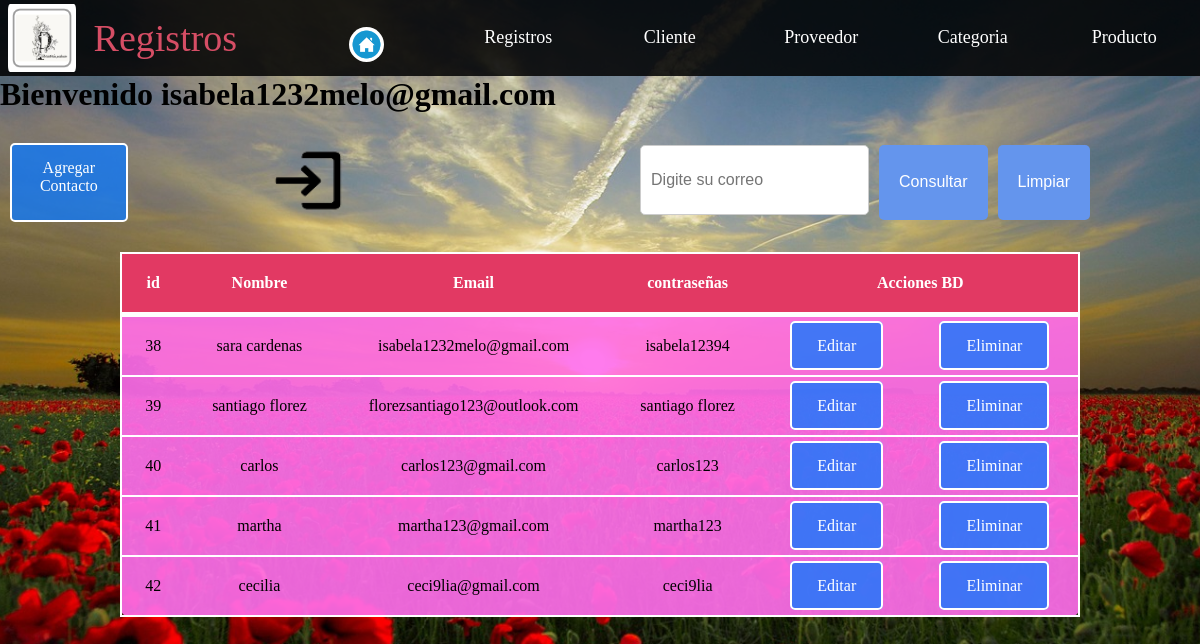
The app's page /iniciocrud.php (signed in) with its own data.
### tables this page shows
CREATE TABLE `registro` (
  `id_usuario` int(100) NOT NULL,
  `name_usuario` varchar(20) NOT NULL,
  `email_usuario` varchar(50) NOT NULL,
  `password_usuario` varchar(50) NOT NULL
);

### iniciocrud.php (the view, shortened to what this page needs)
<!DOCTYPE html>
<html lang="es">
<head>
    <link rel="stylesheet" href="./css/estilyooo.css">
    <link rel="stylesheet" href="./css/estilocrud2.css">
</head>
<body id="background-inicio">
<header>
        <nav class="menuprincipal">
            <ul class="menu">
                <div id="position-logo"> <img src="imagenes/logo.jpeg" alt=""><h2> Registros</div>
                <li><a href="view/inicio.php"><img src="imagenes/house.png" alt=""></a></li>
                <li><a href="iniciocrud.php">Registros</a></li>
                <li><a href="usuariocrud.php">Cliente</a></li>
                <li><a href="proveedor.php">Proveedor</a></li>
                <li><a href="categoria.php">Categoria</a></li>
                <li><a href="producto.php">Producto</a></li>
            </ul>
        </nav>
    </header>
    <?php
         echo "<h1>Bienvenido ".$_SESSION["email_usuario"]."</h1>";
        ?>
         <div id="buscardor">
               <a href="view/register.php" class="dir-a">Agregar Contacto</a>
               <div class="salida">
     <a href="./cerrarsesion.php"><img src="./imagenes/salida.png" alt="" height="75" width="80"></a>
    </div>
                <div id="buscador">
                        <form action="crud-registro/consultar-contacto.php" method="POST" class="search-container">
                        <input type="email" class="search-input"  name="email_usuario" placeholder="Digite su correo">
                        <button type="submit" class="button0" value="Consultar">Consultar </button>
                        <button type="reset" class="button0" value="Limpiar">Limpiar    </button>
                        </form>
                </div>
        </div>
    <table>
             <thead>
                      <tr>
                             <th>id</th>
                             <th>Nombre</th>
                             <th>Email</th>
                             <th>contraseñas</th>
                             <th colspan="2">Acciones BD</th>
                      </tr>
             </thead>
 </body>
</html>
<?php
    $connect=conexion();
    $sql= "SELECT* FROM registro";
    $resultado=mysqli_query($connect,$sql);
?>
<tbody>
    <?php
    $filas=mysqli_fetch_assoc($resultado);
    ?>
    <tr>
        <td><?php echo $filas ['id_usuario'] ?> </td>
        <td><?php echo $filas ['name_usuario'] ?> </td>
        <td><?php echo $filas ['email_usuario'] ?> </td>
        <td><?php echo $filas ['password_usuario'] ?> </td>
        <td> <a href="crud-registro/actualizar-contacto.php?id_usuario=<?php echo $filas['id_usuario']?>"class="dir-a">Editar</a></td>
        <td> <a href="crud-registro/delete-contacto.php?id_usuario=<?php echo $filas['id_usuario']?>"class="dir-a"> Eliminar</a></td>
    </tr>
</tbody>
<tbody>
    <?php
    while($filas=mysqli_fetch_assoc($resultado)){
    ?>
    <tr>
    <td><?php echo $filas ['id_usuario'] ?> </td>
        <td><?php echo $filas ['name_usuario'] ?> </td>
        <td><?php echo $filas ['email_usuario'] ?> </td>
        <td><?php echo $filas ['password_usuario'] ?> </td>
        <td> <a href="crud-registro/actualizar-contacto.php?id_usuario=<?php echo $filas['id_usuario']?>"class="dir-a">Editar</a></td>
        <td> <a href="crud-registro/delete-contacto.php?id_usuario=<?php echo $filas['id_usuario']?>"class="dir-a">Eliminar</a></td>
    </tr>
        <?php
    }
        ?>
</tbody>
<!DOCTYPE html>
<html lang="es">
<head>
    <link rel="stylesheet" href="css/estilo-crud2.css">
</head>
<body>
</body>
</html>

### css/estilyooo.css (style rules this page uses)
* { margin: 0; padding: 0; box-sizing: border-box; }
header { width: 100%; height: 2cm; background: rgba(0, 0, 0, 0.625); z-index: 100; position: sticky; top: 0; }
.menuprincipal { display: flex; width: 100%; height: 2cm; background: rgba(0, 0, 0, 0.625); }
.menu { height: 2cm; display:flex; width: 100%; justify-content: space-between; }
.menu #position-logo { height: 2cm; display:flex; width: 100%; margin-right: 0cm; }
.menu #position-logo h2 { font-size:38px; color:#d64e65 ; font-weight: 100; padding: 1rem 10px; overflow: hidden; width: 100%; display: flex; }
.menu #position-logo img { padding: 4px 8px; border-radius: 10px; }
.menu li { list-style: none; height: 100%; width: 50%; padding: 1.7rem 4px; text-align: center; }
.menu li a { text-decoration: none; color: white; font-size: 18px; height: 100%; width: 100%; overflow: hidden; text-align: center; }
.menu li a img { color: white; height: 35px; overflow: hidden; text-align: center; background-color:white ; border-radius: 50%; }
.salida { width: 60%; display: flex; justify-content: center; }
#buscardor { display: flex; justify-content: space-evenly; }

### css/estilocrud2.css (style rules this page uses)
* { box-sizing: border-box; margin: 0; padding: 0; }
#background-inicio { width: 100%; height: 100vh; background: url(../imagenes/iniciar.jpg) no-repeat; background-size: cover; background-position: center; }
table { background-color: #ff6eece8; text-align: center; width:80%; border-collapse: collapse; margin:auto ; border: 2px solid white; border-radius: 10px; }
th, td { padding:20px; border-bottom: 2px solid white; }
thead { background-color: #e23963; border-bottom:solid 5px #fefefe; color: white; }
.dir-a:link, .dir-a:visited { background-color: #0a78ffc2; color: white; padding: 14px 25px; text-align: center; text-decoration: none; border: 2px solid white; border-radius: 5px; }
.search-container { text-align: center; display: inline-flex; }
.search-input { padding: 10px; width: 400px; border: 2px solid #ccc; border-radius: 5px; font-size: 17px; outline: none; }
.button0 { padding: 10px 20px; background-color:cornflowerblue; color: #fff; border: none; border-radius: 5px; cursor: pointer; font-size: 16px; margin-left: 10px; }
#buscador { display: flex; justify-content: right; margin: 2px auto; width: 100%; }
#buscardor { display: flex; width: 90%; margin: 30px 10px; }
input[type="text"], input[type="email"], input[type="number"], input[type="date"], input[type="password"] { width: 100%; padding: 10px; margin-bottom: 5px; border: 1px solid #ccc; border-radius: 5px; font-size: 16px; }

### css/estilo-crud2.css (style rules this page uses)
* { box-sizing: border-box; margin: 0; padding: 0; }
#background-inicio { width: 100%; height: 100vh; background: url(../imagenes/iniciar.jpg) no-repeat; background-size: cover; background-position: center; }
table { background-color: #ff6eece8; text-align: center; width:80%; border-collapse: collapse; margin:auto ; border: 2px solid white; border-radius: 10px; }
th, td { padding:20px; border-bottom: 2px solid white; }
thead { background-color: #e23963; border-bottom:solid 5px #fefefe; color: white; }
.dir-a:link, .dir-a:visited { background-color: #0a78ffc2; color: white; padding: 14px 25px; text-align: center; text-decoration: none; border: 2px solid white; border-radius: 5px; }
.search-container { text-align: center; display: inline-flex; }
.search-input { padding: 10px; width: 400px; border: 2px solid #ccc; border-radius: 5px; font-size: 17px; outline: none; }
.button0 { padding: 10px 20px; background-color:cornflowerblue; color: #fff; border: none; border-radius: 5px; cursor: pointer; font-size: 16px; margin-left: 10px; }
#buscador { display: flex; justify-content: right; margin: 2px auto; width: 100%; }
#buscardor { display: flex; width: 90%; margin: 30px 10px; }
input[type="text"], input[type="email"], input[type="number"], input[type="date"], input[type="password"] { width: 100%; padding: 10px; margin-bottom: 5px; border: 1px solid #ccc; border-radius: 5px; font-size: 16px; }

### records on screen
registro: id_usuario "38", name_usuario "sara cardenas", email_usuario "isabela1232melo@gmail.com", password_usuario "isabela12394"
registro: id_usuario "39", name_usuario "santiago florez", email_usuario "florezsantiago123@outlook.com", password_usuario "santiago florez"
registro: id_usuario "40", name_usuario "carlos", email_usuario "carlos123@gmail.com", password_usuario "carlos123"
registro: id_usuario "41", name_usuario "martha", email_usuario "martha123@gmail.com", password_usuario "martha123"
registro: id_usuario "42", name_usuario "cecilia", email_usuario "ceci9lia@gmail.com", password_usuario "ceci9lia"

### other values on screen
$_SESSION["email_usuario"] "isabela1232melo@gmail.com"
